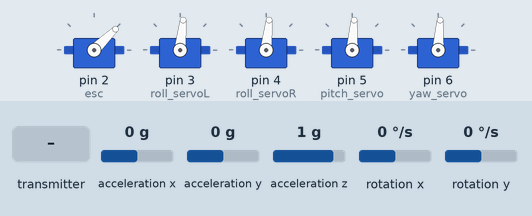
Simulated run of this sketch. Board: Arduino Uno, built with avr-gcc and run on an emulated ATmega328P. Shown: 5 × servo. Wiring (inferred from the names in the program): MPU-6050 motion sensor at I2C address 0x68. Inputs (shaded band) come from the test bench; at power-on: acceleration x 0 g, acceleration y 0 g, rotation y 0 °/s, acceleration z 1 g, rotation x 0 °/s. No radio packets arrive unless stated; what the sketch prints to the serial monitor is not drawn.

Above: at 3.2 s.
3.3 s: acceleration x set to -1.4 g
At 4.8 s:
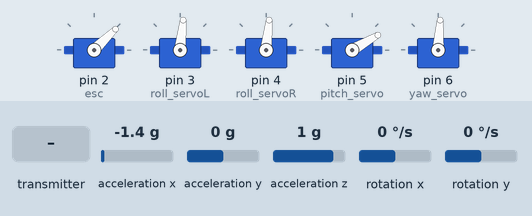
5.3 s: acceleration y set to -0.8 g
At 8.1 s:
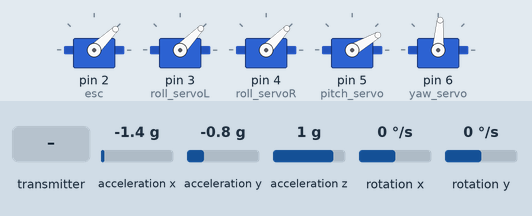
8.3 s: rotation y set to -192 °/s
At 10.3 s:
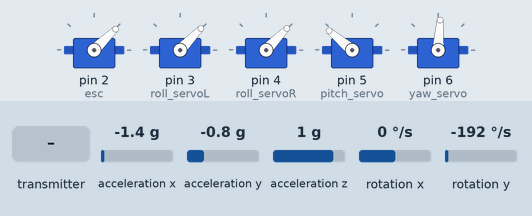
10.8 s: the transmitter starts sending pitch = 0
At 13.0 s:
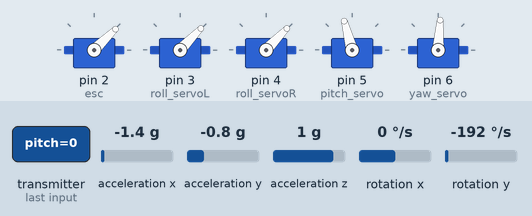
13.8 s: the transmitter starts sending throttle = 128
At 15.6 s:
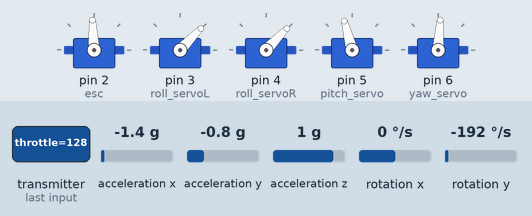
16.8 s: the transmitter starts sending yaw = 0
At 19.3 s:
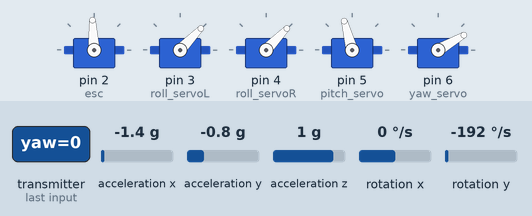
Timing chart, 0 to 20.8 s (numbered marks = the images above; inputs shaded):
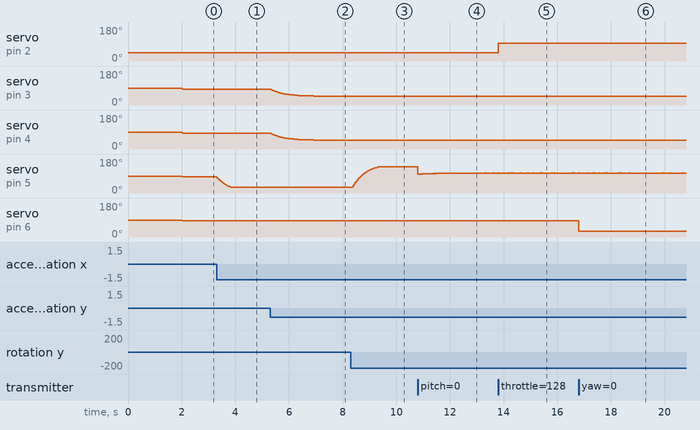

Measured:
- after the input at 3.3 s, servo on pin 5 (pitch_servo): moves from 86° to 30° over 0.54 s, starting at once
- after the input at 5.3 s, servo on pin 3 (roll_servoL), servo on pin 4 (roll_servoR): moves from 84° to 46° over 2.2 s, starting at once
- after the input at 8.3 s, servo on pin 5 (pitch_servo): moves from 30° to 140° over 1.0 s, starting after 0.07 s
- after the input at 13.8 s, servo on pin 2 (esc): 44° → 93° at once
- after the input at 16.8 s, servo on pin 6 (yaw_servo): 86° → 30° at once

The sketch:

PID_receiver.ino
```cpp
#include <Wire.h>
#include <Servo.h>
//#include<EEPROM.h>
          //RFID
Servo esc;
Servo pitch_servo;
Servo yaw_servo;
Servo roll_servoL;
Servo roll_servoR;

unsigned long previousMillis = 0;
#include <SPI.h>
#include <nRF24L01.h>
#include <RF24.h>
const uint64_t pipeIn = 0xE8E8F0F0E1LL;     //Remember that this code is the same as in the transmitter

RF24 radio(9, 10);

struct MyData {
byte throttle;      //We define each byte of data input, in this case just 3 channels
byte pitch;
byte roll;
byte yaw;
byte TPU;
byte TPD;
byte TRR;
byte TRL;
};
MyData data;

void resetData()
{
//We define the inicial value of each data input
//3 potenciometers will be in the middle position so 127 is the middle from 254
data.throttle = 0;
data.pitch = 130;
data.roll = 130;
data.yaw=130;
data.TPU=0;
data.TPD=0;
data.TRR=0;
data.TRL=0;
}


/*MPU-6050 gives you 16 bits data so you have to create some 16int constants
 * to store the data for accelerations and gyro*/

int16_t Acc_rawX, Acc_rawY, Acc_rawZ,Gyr_rawX, Gyr_rawY, Gyr_rawZ;


float Acceleration_angle[2];
float Gyro_angle[2];
float Total_angle[2];


float elapsedTime, time, timePrev;
float rad_to_deg = 180/3.141592654;

float errorpitch,errorroll,pwmpitch, pwmroll,PIDpitch,PIDroll, previous_errorpitch,previous_errorroll;
float pidpitch_p=0;
float pidpitch_i=0;
float pidpitch_d=0;

float pidroll_p=0;
float pidroll_i=0;
float pidroll_d=0;

/////////////////PID CONSTANTS/////////////////
double kp=1.5;//3.55
double ki=0;//0.003
double kd=0;;//2.05
///////////////////////////////////////////////

int throttle,yaw;
double pitch;
double roll;
/* TRIM CONSTANTS*/
float tpu,tpd,trr,trl,pitchTrim,rollTrim;
float desired_angle = 0; //This is the angle in which we whant the
                         //balance to stay steady


void setup() {
  Wire.begin(); //begin the wire comunication
  Wire.beginTransmission(0x68);
  Wire.write(0x6B);
  Wire.write(0);
  Wire.endTransmission(true);
  Serial.begin(250000);
  esc.attach(2);
  roll_servoL.attach(3);
  roll_servoR.attach(4);
   pitch_servo.attach(5);
   yaw_servo.attach(6);
  esc.writeMicroseconds(1000);
  delay(2000);
   //pitchTrim=EEPROM.read(2);
   //yawTrim=EEPROM.read(100);
 resetData();
radio.begin();
radio.setAutoAck(false);

radio.setDataRate(RF24_250KBPS);
radio.openReadingPipe(1,pipeIn);
//we start the radio comunication
radio.startListening();
  time = millis(); //Start counting time in milliseconds
}//end of setup void

unsigned long lastRecvTime = 0;

void recvData()
{
while ( radio.available() ) {
radio.read(&data, sizeof(MyData));
lastRecvTime = millis();
}
}


void loop() {
  recvData();

/////////////////////////////I M U/////////////////////////////////////
      timePrev = time;  // the previous time is stored before the actual time read
    time = millis();  // actual time read
    elapsedTime = (time - timePrev) / 1000;

    if ( time - lastRecvTime > 1000 ) {
// Signal lost?
resetData();
}

//Here we check if we've lost signal, if we did we reset the values

throttle = map(data.throttle, 0, 255, 1000, 2000);     //PWM value on digital pin D2
pitch = map(data.pitch,    0, 255, 30, 140);     //PWM value on digital pin D3
roll = map(data.roll,     0, 255, 30, 140);     //PWM value on digital pin D5
yaw = map(data.yaw,     0, 255, 30, 140);
tpu=data.TPU;
tpd=data.TPD;
trr=data.TRR;
trl=data.TRL;

/*TRIMMING*/
if (tpu==1)
{
  pitchTrim=pitchTrim+0.1;
  if(pitchTrim>50)
  {
    pitchTrim=50;
  }
 // EEPROM.write(2,pitchTrim);
}
if(tpd==1)
{
  pitchTrim=pitchTrim-0.1;
 if(pitchTrim<-50)
 {
  pitchTrim=-50;
 }
 // EEPROM.write(2,pitchTrim);
}
if (tpu==0||tpd==0)
{
  pitchTrim=pitchTrim+0;
}

if(trr==1)
{
  rollTrim=rollTrim+0.1;
  if(rollTrim>50)
  {
    rollTrim=50;
  }
 // EEPROM.write(100,yawTrim);
}
if(trl==1)
{
  rollTrim=rollTrim-0.1;
  if(rollTrim<-50)
  {
    rollTrim=-50;
  }
//  EEPROM.write(100,yawTrim);
}
if(trr==0||trl==0)
{
  rollTrim=rollTrim+0;
}

//Serial.print(pitchTrim);Serial.print("    ");Serial.println(rollTrim);

  /*The tiemStep is the time that elapsed since the previous loop.
   * This is the value that we will use in the formulas as "elapsedTime"
   * in seconds. We work in ms so we haveto divide the value by 1000
   to obtain seconds*/

  /*Reed the values that the accelerometre gives.
   * We know that the slave adress for this IMU is 0x68 in
   * hexadecimal. For that in the RequestFrom and the
   * begin functions we have to put this value.*/

     Wire.beginTransmission(0x68);
     Wire.write(0x3B); //Ask for the 0x3B register- correspond to AcX
     Wire.endTransmission(false);
     Wire.requestFrom(0x68,6,true);

   /*We have asked for the 0x3B register. The IMU will send a brust of register.
    * The amount of register to read is specify in the requestFrom function.
    * In this case we request 6 registers. Each value of acceleration is made out of
    * two 8bits registers, low values and high values. For that we request the 6 of them
    * and just make then sum of each pair. For that we shift to the left the high values
    * register (<<) and make an or (|) operation to add the low values.*/

     Acc_rawX=Wire.read()<<8|Wire.read(); //each value needs two registres
     Acc_rawY=Wire.read()<<8|Wire.read();
     Acc_rawZ=Wire.read()<<8|Wire.read();


    /*///This is the part where you need to calculate the angles using Euler equations///*/

    /* - Now, to obtain the values of acceleration in "g" units we first have to divide the raw
     * values that we have just read by 16384.0 because that is the value that the MPU6050
     * datasheet gives us.*/
    /* - Next we have to calculate the radian to degree value by dividing 180º by the PI number
    * which is 3.141592654 and store this value in the rad_to_deg variable. In order to not have
    * to calculate this value in each loop we have done that just once before the setup void.
    */

    /* Now we can apply the Euler formula. The atan will calculate the arctangent. The
     *  pow(a,b) will elevate the a value to the b power. And finnaly sqrt function
     *  will calculate the rooth square.*/
     /*---X---*/
     Acceleration_angle[0] = atan((Acc_rawY/16384.0)/sqrt(pow((Acc_rawX/16384.0),2) + pow((Acc_rawZ/16384.0),2)))*rad_to_deg;
     /*---Y---*/
     Acceleration_angle[1] = atan(-1*(Acc_rawX/16384.0)/sqrt(pow((Acc_rawY/16384.0),2) + pow((Acc_rawZ/16384.0),2)))*rad_to_deg;

   /*Now we read the Gyro data in the same way as the Acc data. The adress for the
    * gyro data starts at 0x43. We can see this adresses if we look at the register map
    * of the MPU6050. In this case we request just 4 values. W don¡t want the gyro for
    * the Z axis (YAW).*/

   Wire.beginTransmission(0x68);
   Wire.write(0x43); //Gyro data first adress
   Wire.endTransmission(false);
   Wire.requestFrom(0x68,4,true); //Just 4 registers

   Gyr_rawX=Wire.read()<<8|Wire.read(); //Once again we shif and sum
   Gyr_rawY=Wire.read()<<8|Wire.read();

   /*Now in order to obtain the gyro data in degrees/seconda we have to divide first
   the raw value by 131 because that's the value that the datasheet gives us*/

   /*---X---*/
   Gyro_angle[0] = Gyr_rawX/131.0;
   /*---Y---*/
   Gyro_angle[1] = Gyr_rawY/131.0;

   /*Now in order to obtain degrees we have to multiply the degree/seconds
   *value by the elapsedTime.*/
   /*Finnaly we can apply the final filter where we add the acceleration
   *part that afects the angles and ofcourse multiply by 0.98 */

   /*---X axis angle---*/
   Total_angle[0] = 0.98 *(Total_angle[0] + Gyro_angle[0]*elapsedTime) + 0.02*Acceleration_angle[0];
   /*---Y axis angle---*/
   Total_angle[1] = 0.98 *(Total_angle[1] + Gyro_angle[1]*elapsedTime) + 0.02*Acceleration_angle[1];

   /*Now we have our angles in degree and values from -100º to 100º aprox*/
    //Serial.println(Total_angle[0])  ;   Serial.println(Total_angle[1]);


/*///////////////////////////P I D///////////////////////////////////*/
/*Remember that for the balance we will use just one axis. I've choose the x angle
to implement the PID with. That means that the x axis of the IMU has to be paralel to
the balance*/

/*First calculate the error between the desired angle and
*the real measured angle*/
errorpitch = Total_angle[1] - desired_angle;
errorroll = Total_angle[0] - desired_angle;


/*Next the proportional value of the PID is just a proportional constant
*multiplied by the error*/

pidpitch_p = kp*errorpitch;
pidroll_p=kp*errorroll;
/*The integral part should only act if we are close to the
desired position but we want to fine tune the error. That's
why I've made a if operation for an error between -2 and 2 degree.
To integrate we just sum the previous integral value with the
error multiplied by  the integral constant. This will integrate (increase)
the value each loop till we reach the 0 point*/
if(-3 <errorpitch <3)
{
  pidpitch_i = pidpitch_i+(ki*errorpitch);
}

if(-3 <errorroll <3)
{
  pidroll_i = pidroll_i+(ki*errorroll);
}

/*The last part is the derivate. The derivate acts upon the speed of the error.
As we know the speed is the amount of error that produced in a certain amount of
time divided by that time. For taht we will use a variable called previous_error.
We substract that value from the actual error and divide all by the elapsed time.
Finnaly we multiply the result by the derivate constant*/

pidpitch_d = kd*((errorpitch - previous_errorpitch)/elapsedTime);

pidroll_d = kd*((errorroll - previous_errorroll)/elapsedTime);

/*The final PID values is the sum of each of this 3 parts*/
PIDpitch = pidpitch_p + pidpitch_i + pidpitch_d;

PIDroll = pidroll_p + pidroll_i + pidroll_d;


/*We know taht the min value of PWM signal is 1000us and the max is 2000. So that
tells us that the PID value can/s oscilate more than -1000 and 1000 because when we
have a value of 2000us the maximum value taht we could sybstract is 1000 and when
we have a value of 1000us for the PWM sihnal, the maximum value that we could add is 1000
to reach the maximum 2000us*/
if(PIDpitch < -140)
{
  PIDpitch=-140;
}
if(PIDpitch > 140)
{
  PIDpitch=140;
}

if(PIDroll < -140)
{
  PIDroll=-140;
}
if(PIDroll > 140)
{
  PIDroll=140;
}

/*Finnaly we calculate the PWM width. We sum the desired throttle and the PID value*/
pwmpitch = pitch - PIDpitch-pitchTrim;
pwmroll = roll - PIDroll+rollTrim;


/*Once again we map the PWM values to be sure that we won't pass the min
and max values. Yes, we've already maped the PID values. But for example, for
throttle value of 1300, if we sum the max PID value we would have 2300us and
that will mess up the ESC.*/
//Right
if(pwmpitch < 30)
{
  pwmpitch= 30;
}
if(pwmpitch > 140)
{
  pwmpitch=140;
}
//Left
if(pwmroll < 30)
{
  pwmroll= 30;
}
if(pwmroll > 140)
{
  pwmroll=140;
}

/*Finnaly using the servo function we create the PWM pulses with the calculated
width for each pulse*/
esc.writeMicroseconds(throttle);
pitch_servo.write(pwmpitch);
yaw_servo.write(yaw);
roll_servoL.write(140-pwmroll+30);
roll_servoR.write(140-pwmroll+30);
previous_errorpitch = errorpitch; //Remember to store the previous error.
previous_errorroll = errorroll;
Serial.print("PitchTrim: ");  Serial.print(pitchTrim);      Serial.print("    ");
Serial.print("RollTrim: ");   Serial.print(rollTrim);       Serial.print("    ");
Serial.print("AnglePitch");   Serial.print(errorpitch); Serial.print("    ");
Serial.print("AngleRoll");    Serial.print(errorroll); Serial.print("    ");
Serial.print("Pitch");    Serial.print(pitch);       Serial.print("    ");
Serial.print("Roll");     Serial.print(roll);        Serial.print("    ");
Serial.print("PWM Pitch");    Serial.print(pwmpitch);       Serial.print("    ");
Serial.print("PWN Roll");     Serial.print(pwmroll);        Serial.print("    ");
Serial.print("\n");

}
//end of loop void
```
